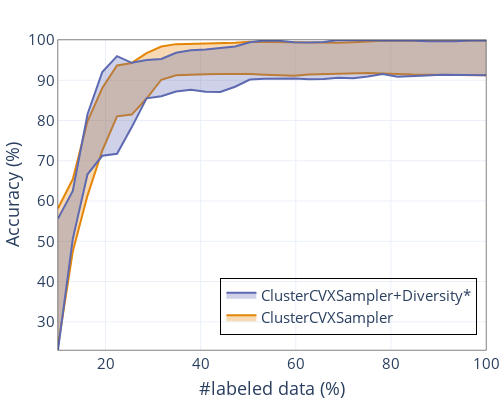

Notebook cell for this chart:
### Code cell
plot([spectral, spectral_perfect_diversity], 
     ["ClusterCVXSampler", "ClusterCVXSampler+Diversity*"], 
     filename="cvx_cluster_perfect_diversity_K={}_sigma={}_alpha={}.pdf".format(K, sigma, alpha), 
     opacity=0.3)

### Figure 1 — Plotly figure (JSON) as saved in the notebook; plotly's stock layout.template omitted (floating-point values rounded to 4 significant figures)
{"data": [{"fillcolor": "rgba(229, 134, 6, 0.3)", "line": {"color": "rgb(229, 134, 6)"}, "mode": "lines", "name": "ClusterCVXSampler", "showlegend": false, "type": "scatter", "x": [10, 13.1, 16.21, 19.31, 22.41, 25.52, 28.62, 31.72, 34.83, 37.93, 41.03, 44.14, 47.24, 50.34, 53.45, 56.55, 59.66, 62.76, 65.86, 68.97, 72.07, 75.17, 78.28, 81.38, 84.48, 87.59, 90.69, 93.79, 96.9, 100], "y": [23.99, 47.46, 61.35, 72.55, 81.05, 81.48, 85.47, 90.13, 91.24, 91.42, 91.5, 91.53, 91.59, 91.57, 91.39, 91.16, 91.1, 91.45, 91.58, 91.68, 91.72, 91.83, 91.69, 91.47, 91.42, 91.39, 91.35, 91.33, 91.27, 91.27]}, {"fill": "tonexty", "fillcolor": "rgba(229, 134, 6, 0.3)", "line": {"color": "rgb(229, 134, 6)"}, "mode": "lines", "name": "ClusterCVXSampler", "showlegend": true, "type": "scatter", "x": [10, 13.1, 16.21, 19.31, 22.41, 25.52, 28.62, 31.72, 34.83, 37.93, 41.03, 44.14, 47.24, 50.34, 53.45, 56.55, 59.66, 62.76, 65.86, 68.97, 72.07, 75.17, 78.28, 81.38, 84.48, 87.59, 90.69, 93.79, 96.9, 100], "y": [58.21, 65.4, 79.81, 88.08, 93.69, 94.3, 96.75, 98.39, 98.97, 99.06, 99.14, 99.18, 99.3, 99.58, 99.51, 99.42, 99.37, 99.44, 99.41, 99.34, 99.47, 99.73, 99.82, 99.8, 99.83, 99.8, 99.84, 99.94, 99.92, 99.88]}, {"fillcolor": "rgba(93, 105, 177, 0.3)", "line": {"color": "rgb(93, 105, 177)"}, "mode": "lines", "name": "ClusterCVXSampler+Diversity*", "showlegend": false, "type": "scatter", "x": [10, 13.1, 16.21, 19.31, 22.41, 25.52, 28.62, 31.72, 34.83, 37.93, 41.03, 44.14, 47.24, 50.34, 53.45, 56.55, 59.66, 62.76, 65.86, 68.97, 72.07, 75.17, 78.28, 81.38, 84.48, 87.59, 90.69, 93.79, 96.9, 100], "y": [23.01, 50.56, 66.64, 71.24, 71.73, 78.37, 85.51, 86.05, 87.18, 87.65, 87.15, 87.08, 88.38, 90.19, 90.39, 90.47, 90.41, 90.25, 90.32, 90.64, 90.49, 90.93, 91.53, 90.86, 90.94, 91.17, 91.34, 91.37, 91.31, 91.27]}, {"fill": "tonexty", "fillcolor": "rgba(93, 105, 177, 0.3)", "line": {"color": "rgb(93, 105, 177)"}, "mode": "lines", "name": "ClusterCVXSampler+Diversity*", "showlegend": true, "type": "scatter", "x": [10, 13.1, 16.21, 19.31, 22.41, 25.52, 28.62, 31.72, 34.83, 37.93, 41.03, 44.14, 47.24, 50.34, 53.45, 56.55, 59.66, 62.76, 65.86, 68.97, 72.07, 75.17, 78.28, 81.38, 84.48, 87.59, 90.69, 93.79, 96.9, 100], "y": [55.66, 62.52, 81.57, 92.05, 95.98, 94.34, 95.03, 95.3, 96.84, 97.46, 97.66, 98.03, 98.37, 99.46, 99.89, 99.79, 99.44, 99.38, 99.52, 99.97, 100.0, 99.96, 99.9, 99.97, 99.87, 99.71, 99.67, 99.72, 99.91, 99.88]}], "layout": {"font": {"size": 15}, "height": 400, "legend": {"bgcolor": "rgba(0,0,0,0)", "bordercolor": "Black", "borderwidth": 1, "x": 0.98, "xanchor": "right", "y": 0.05, "yanchor": "bottom"}, "margin": {"b": 40, "l": 0, "r": 0, "t": 40}, "title": {"text": "", "x": 0.5}, "width": 500, "xaxis": {"linecolor": "Black", "linewidth": 0.5, "mirror": true, "range": [10, 100], "showline": true, "title": {"text": "#labeled data (%)"}}, "yaxis": {"linecolor": "Black", "linewidth": 0.5, "mirror": true, "range": [23.01, 100], "showline": true, "title": {"text": "Accuracy (%)"}}}}
